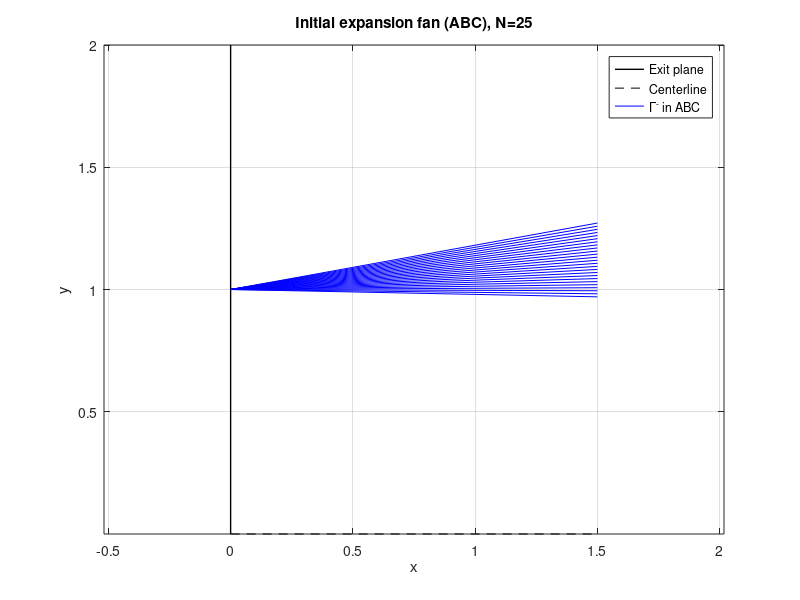

Write MATLAB code to recreate this figure.
% underexpanded_jet_step1.m
% Step 1: compute ambient state and plot the first simple expansion fan (ABC)
% Gamma=1.4, Me=2, pe=2*pa  -> pa = pe/2
clear; clc;

% ---------------- Inputs ----------------
g   = 1.4;         % ratio of specific heats
Me  = 2.0;         % exit Mach number
N    = 25;         % number of characteristics in the initial fan (>=10 later)
H    = 1.0;        % half-height scale (sets y-coordinate of the lip at +H)
Lseg = 1.5*H;      % length to draw each characteristic segment

% --------------- Helpers ----------------
% Prandtl-Meyer nu(M) [rad]
nu = @(M) sqrt((g+1)/(g-1))*atan(sqrt((g-1)/(g+1)*(M.^2-1))) - atan(sqrt(M.^2-1));
% Inverse: M from nu (scalar or array) via Newton-bisection
function M = M_from_nu(nu_t,g)
    M = zeros(size(nu_t));
    for k=1:numel(nu_t)
        f  = @(M) sqrt((g+1)/(g-1))*atan(sqrt((g-1)/(g+1)*(M.^2-1))) - atan(sqrt(M.^2-1)) - nu_t(k);
        a=1+1e-8; b=50; fa=f(a); fb=f(b);
        for it=1:80
            m = 0.5*(a+b); fm=f(m);
            if fa*fm<=0, b=m; fb=fm; else, a=m; fa=fm; end
            if abs(b-a)<1e-10, break; end
        end
        M(k) = 0.5*(a+b);
    end
end
% Isentropic p/p0
p_over_p0 = @(M) (1 + 0.5*(g-1).*M.^2).^(-g/(g-1));
% Invert isentropic relation for M given p/p0 (supersonic branch)
function M = M_from_p_over_p0(pp0,g)
    f = @(M) (1 + 0.5*(g-1).*M.^2).^(-g/(g-1)) - pp0;
    a=1+1e-8; b=50; fa=f(a); fb=f(b);
    for it=1:80
        m = 0.5*(a+b); fm=f(m);
        if fa*fm<=0, b=m; fb=fm; else, a=m; fa=fm; end
        if abs(b-a)<1e-12, break; end
    end
    M = 0.5*(a+b);
end
% Mach angle mu(M) [rad]
mu = @(M) asin(1./M);

% ------------- Exit & ambient -----------
pe_p0 = p_over_p0(Me);      % exit static-to-stagnation
pa_p0 = 0.5*pe_p0;          % from pe = 2*pa  -> pa/pe = 1/2
Ma    = M_from_p_over_p0(pa_p0,g); % ambient Mach (supersonic)
nu_e  = nu(Me);
nu_a  = nu(Ma);
phi_e = 0.0;                % parallel exit flow
phi_a = nu_a - nu_e;        % from V+ invariant (phi - nu) const across ABC

% ------------- Build initial fan ABC -------------
% Discretize flow turning from phi_e -> phi_a (equally spaced in phi)
phi_i = linspace(phi_e, phi_a, N);                % [rad]
nu_i  = (phi_e - nu_e) + phi_i;                   % V+ const: nu_i = phi_e - nu_e + phi_i
M_i   = M_from_nu(nu_i, g);
mu_i  = mu(M_i);

% Geometry: treat Γ− lines as straight in a simple wave when V+ is const.
% Slope of Γ−: dy/dx = tan(phi - mu). All emanate from the nozzle lip (0,H).
x0 = 0.0; y0 = H;
m_minus = tan(phi_i - mu_i);

% Pick an x-extent and draw straight segments
x1 = Lseg*ones(1,N);
y1 = y0 + m_minus.*(x1 - x0);

% ------------- Plot ----------------
figure(1); clf; hold on; box on; axis equal;
% nozzle lip and centerline
plot([x0 x0],[0 2*H],'k-','LineWidth',1.0);                 % exit plane (for reference)
y_center = 0; plot([0, max(x1)], [y_center, y_center], 'k--'); % symmetry line

% plot characteristics of the initial expansion fan
for i=1:N
    plot([x0 x1(i)], [y0 y1(i)], 'b-');
end

% annotate
xlabel('x'); ylabel('y'); title(sprintf('Initial expansion fan (ABC), N=%d',N));
legend({'Exit plane','Centerline','\Gamma^- in ABC'},'Location','northeast');
grid on;

% quick text dump of key numbers
fprintf('Exit:  M_e=%.4f, nu_e=%.4f deg\n', Me, nu_e*180/pi);
fprintf('Amb.:  M_a=%.4f, nu_a=%.4f deg, phi_a=%.4f deg\n', Ma, nu_a*180/pi, phi_a*180/pi);
